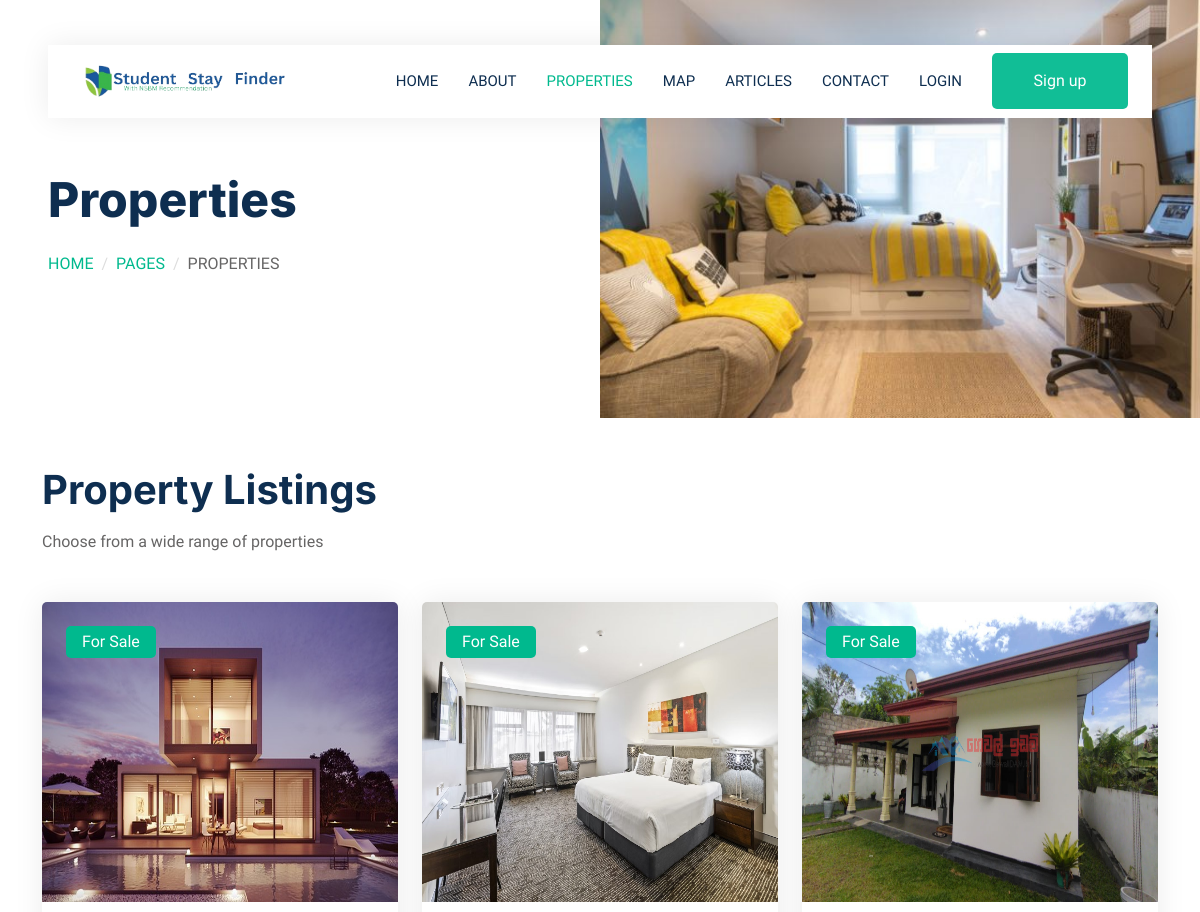
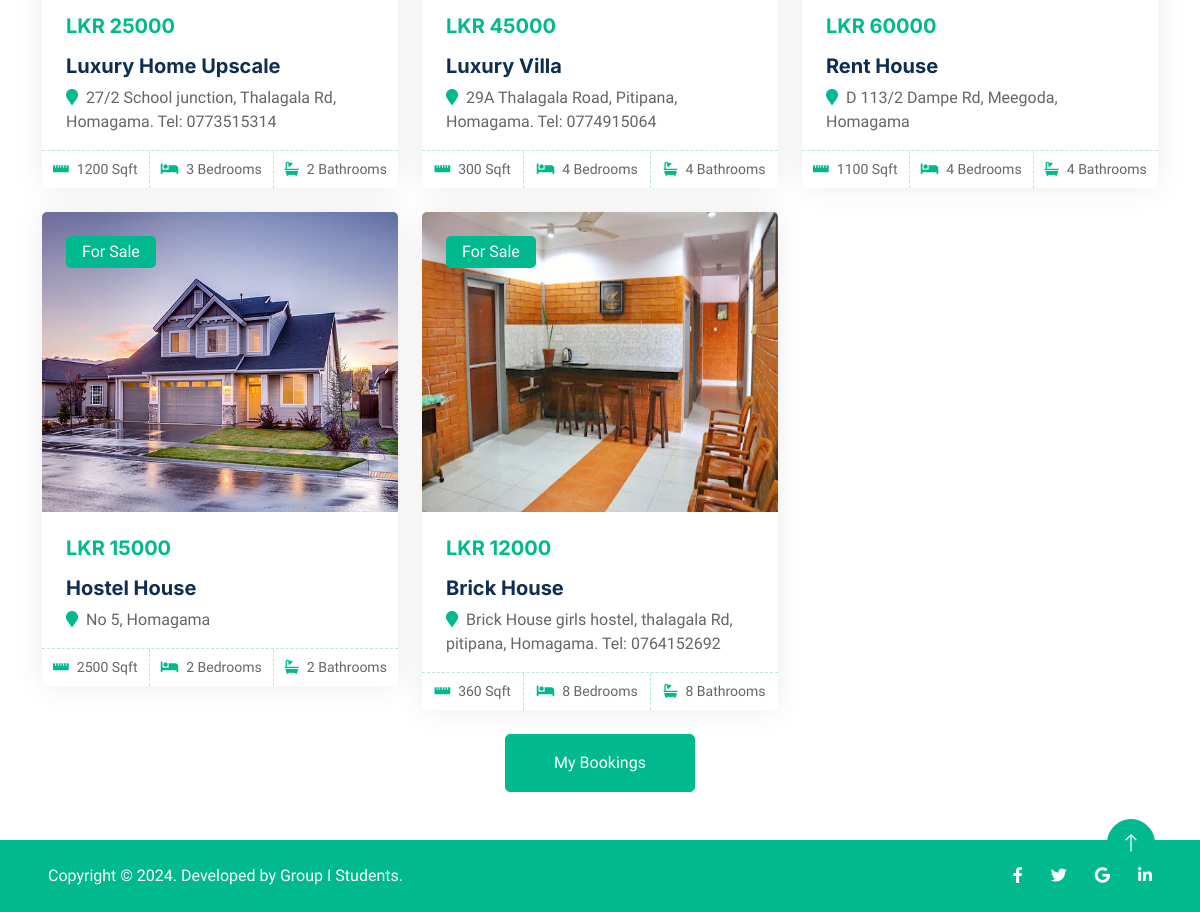
/property-list.php, run on the app's committed database (2 pictures, top to bottom).
### tables this page shows
CREATE TABLE IF NOT EXISTS `properties` (
  `id` int NOT NULL AUTO_INCREMENT,
  `name` varchar(50) NOT NULL,
  `address` varchar(150) NOT NULL,
  `squarefeet` int NOT NULL,
  `nobeds` int NOT NULL,
  `nobathrooms` int NOT NULL,
  `price` int NOT NULL,
  `image` varchar(200) NOT NULL,
  `latitude` varchar(255) NOT NULL,
  `longitude` varchar(255) NOT NULL,
  `status` varchar(255) NOT NULL DEFAULT 'Pending',
  `ownerID` int NOT NULL,
  PRIMARY KEY (`id`)
);

### property-list.php (the view, shortened to what this page needs)
<?php
include('includes/config/dbconn.php');
?>
<!DOCTYPE html>
<html lang="en">
<head>
    <link href="https://cdnjs.cloudflare.com/ajax/libs/font-awesome/5.10.0/css/all.min.css" rel="stylesheet">
    <link href="https://cdn.jsdelivr.net/npm/bootstrap-icons@1.4.1/font/bootstrap-icons.css" rel="stylesheet">
    <link href="lib/animate/animate.min.css" rel="stylesheet">
    <link href="lib/owlcarousel/assets/owl.carousel.min.css" rel="stylesheet">
    <link href="css/bootstrap.min.css" rel="stylesheet">
    <link href="css/style.css" rel="stylesheet">
</head>
<body>
    <div class="container-xxl bg-white p-0">
        <?php include('includes/header.php'); ?>
        <div class="container-fluid header bg-white p-0">
            <div class="row g-0 align-items-center flex-column-reverse flex-md-row">
                <div class="col-md-6 p-5 mt-lg-5">
                    <h1 class="display-5 animated fadeIn mb-4">Properties</h1>
                    <nav aria-label="breadcrumb animated fadeIn">
                        <ol class="breadcrumb text-uppercase">
                            <li class="breadcrumb-item"><a href="#">Home</a></li>
                            <li class="breadcrumb-item"><a href="#">Pages</a></li>
                            <li class="breadcrumb-item text-body active" aria-current="page">Properties</li>
                        </ol>
                    </nav>
                </div>
                <div class="col-md-6 animated fadeIn">
                    <img class="img-fluid" src="img/he.jpg" alt="">
                </div>
            </div>
        </div>
        <div class="container-xxl py-5">
            <div class="container">
                <div class="row g-0 gx-5 align-items-end">
                    <div class="col-lg-6">
                        <div class="text-start mx-auto mb-5 wow slideInLeft" data-wow-delay="0.1s">
                            <h1 class="mb-3">Property Listings</h1>
                            <p>Choose from a wide range of properties</p>
                        </div>
                    </div>
                </div>
                <div class="tab-content">
                    <div id="tab-1" class="tab-pane fade show p-0 active">
                        <div class="row g-4">
                            <?php
                                    $sql = "SELECT * from properties WHERE status='Approved'";
                                    $query = $dbh -> prepare($sql);
                                    $query->execute();
                                    $results=$query->fetchAll(PDO::FETCH_OBJ);
                                    if($query->rowCount() > 0)
                                    {
                                    foreach($results as $result)
                                    {               ?>
                            <div class="col-lg-4 col-md-6 wow fadeInUp" data-wow-delay="0.1s">
                                <div class="property-item rounded overflow-hidden">
                                    <div class="position-relative overflow-hidden">
                                        <a href="booking.php?propertyid=<?php echo htmlentities($result->id);?>"><img
                                                style="height: 300px; width: 100%;" class="img-fluid"
                                                src="admin/includes/uploads/<?php echo htmlentities($result->image);?>"
                                                alt="Image"></a>
                                        <div
                                            class="bg-primary rounded text-white position-absolute start-0 top-0 m-4 py-1 px-3">
                                            For Sale</div>
                                    </div>
                                    <div class="p-4 pb-0">
                                        <h5 class="text-primary mb-3">LKR <?php echo htmlentities($result->price);?></h5>
                                        <a class="d-block h5 mb-2"
                                            href="booking.php?propertyid=<?php echo htmlentities($result->id);?>">
                                            <?php echo htmlentities($result->name);?></a>
                                        <p><i
                                                class="fa fa-map-marker text-primary me-2"></i><?php echo htmlentities($result->address);?></p>
                                    </div>
                                    <div class="d-flex border-top">
                                        <small class="flex-fill text-center border-end py-2"><i
                                                class="fa fa-ruler-horizontal text-primary me-2"></i><?php echo htmlentities($result->squarefeet);?> Sqft</small>
                                        <small class="flex-fill text-center border-end py-2"><i
                                                class="fa fa-bed text-primary me-2"></i><?php echo htmlentities($result->nobeds);?> Bedrooms</small>
                                        <small class="flex-fill text-center py-2"><i
                                                class="fa fa-bath text-primary me-2"></i><?php echo htmlentities($result->nobathrooms);?> Bathrooms</small>
                                    </div>
                                </div>
                            </div>
                            <?php } }?>
                            <div class="col-12 text-center wow fadeInUp" data-wow-delay="0.1s">
                                <a class="btn btn-primary py-3 px-5" href="my-bookings.php">My Bookings</a>
                            </div>
                        </div>
                    </div>
                </div>
            </div>
        </div>
        <div
            class="d-flex flex-column flex-md-row text-center text-md-start justify-content-between py-4 px-4 px-xl-5 bg-primary">
            <div class="text-white mb-3 mb-md-0">
            Copyright © 2024. Developed by Group I Students.
            </div>
            <div>
                <a href="#!" class="text-white me-4">
                    <i class="fab fa-facebook-f"></i>
                </a>
                <a href="#!" class="text-white me-4">
                    <i class="fab fa-twitter"></i>
                </a>
                <a href="#!" class="text-white me-4">
                    <i class="fab fa-google"></i>
                </a>
                <a href="#!" class="text-white">
                    <i class="fab fa-linkedin-in"></i>
                </a>
            </div>
        </div>
        <a href="#" class="btn btn-lg btn-primary btn-lg-square back-to-top"><i class="bi bi-arrow-up"></i></a>
    </div>
</body>
</html>

### css/style.css (style rules this page uses)
.navbar, .property-item, .team-item { box-shadow: 0 0 30px rgba(0, 0, 0, .08) }
:root { --primary: #00B98E; --secondary: #FF6922; --light: #EFFDF5; --dark: #0E2E50 }
.back-to-top { position: fixed; display: none; right: 45px; bottom: 45px; z-index: 99 }
.btn, .cat-item div *, .property-item img { transition: .5s }
.btn.btn-primary, .btn.btn-secondary, .nav-pills .nav-item .btn.active, .nav-pills .nav-item .btn:hover { color: #fff }
.btn-lg-square { width: 48px; height: 48px }
.btn-lg-square, .btn-sm-square, .btn-square { padding: 0; display: flex; align-items: center; justify-content: center; font-weight: 400; border-radius: 50px }
@media (min-width:992px) { .header { margin-top: -120px } }
.breadcrumb-item+.breadcrumb-item::before { color: #ddd }
.property-item .border-top { border-top: 1px dashed rgba(0, 185, 142, .3)!important }
.property-item .border-end { border-right: 1px dashed rgba(0, 185, 142, .3)!important }

### data on the page
properties: image (picture), price "25000", name "Luxury Home Upscale", address "27/2 School junction, Thalagala Rd, Homagama. Tel: 0773515314", squarefeet "1200", nobeds "3", nobathrooms "2"
properties: image (picture), price "45000", name "Luxury Villa", address "29A Thalagala Road, Pitipana, Homagama. Tel: 0774915064", squarefeet "300", nobeds "4", nobathrooms "4"
properties: image (picture), price "60000", name "Rent House", address "D 113/2 Dampe Rd, Meegoda, Homagama", squarefeet "1100", nobeds "4", nobathrooms "4"
properties: image (picture), price "15000", name "Hostel House", address "No 5, Homagama", squarefeet "2500", nobeds "2", nobathrooms "2"
properties: image (picture), price "12000", name "Brick House", address "Brick House girls hostel, thalagala Rd, pitipana, Homagama. Tel: 0764152692", squarefeet "360", nobeds "8", nobathrooms "8"
